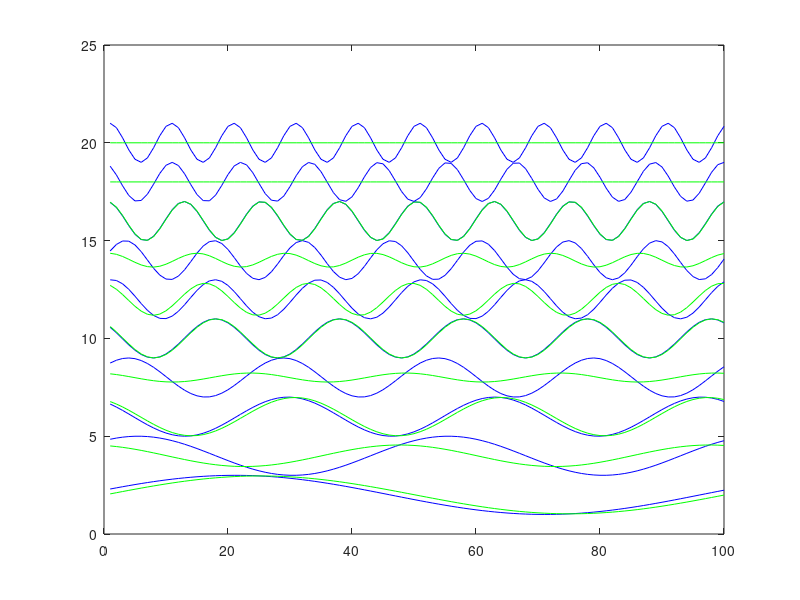

The MATLAB source for this figure:
  function test_vec;
      M = 10; N = 100; Rdr = 8;
      for m = 1:M,
          vec(m,:) = 2*m+sin(2*m*pi*[1:N]/N + pi*rand);
      end
      [optWts fitdVec avgMSEdb] = vecContFit(vec,Rdr,'sin');
      for m = 1:M,
          plot(vec(m,:),'b'); hold on;
          plot(fitdVec(m,:),'g');
      end
  end
%---------------------------------------------------------------
% Function to fit a chosen bases to the given contours of
% LP parameter estimation; the least squares formulation is 
% used. A fixed dimension vector contour is input and the
% same set of bases are fitted to each of the vector component 
% contours. 
% The function returns optimum basis weights for each of the 
% vector component contours and mse measure of goodness of fit.
%--------------------------------------------------------------------------
  function [optWts fitdVec avgMSEdb] = vecContFit(parVec,basisRdr,type);
%--------------------------------------------------------------------------

      [vecDim contL] = size(parVec);     % each row is a contour
      flag = 1;                 % for one time random phases

% construct basis functions

      if ~isempty(strfind(type,'leg')),
          if (basisRdr>5), disp('Legendre polRdr > 5!'); return; end
          legPol(1,:) = ones(1,contL);
          legPol(2,:) = [-contL/2:(contL/2-1)]*2/contL;
          legPol(3,:) = (3*legPol(2,:).^2 - 1)/2;
          legPol(4,:) = (5*legPol(2,:).^3 - 3*legPol(2,:))/2;
          legPol(5,:) = (35*legPol(2,:).^4 - 30*legPol(2,:).^2 + 3)/8;
          legPol(6,:) = (63*legPol(2,:).^5 - 70*legPol(2,:).^3 + 15*legPol(2,:))/8;
          
          for i = 1:basisRdr+1,
              bases(i,:) = legPol(i,:);
          end
      else
          if (flag),            % one time randomized phases
              randPhase = [0 rand(1,basisRdr)*2*pi];
              flag = 0;
          end
          for i = 0:basisRdr,   % polynomial bases upto basisRdr
              if ~isempty(strfind(type,'pol')), 
                  bases(i+1,:) = ([0:contL-1]/contL).^i; % polynomial bases
              end
              if ~isempty(strfind(type,'sin')), 
                  bases(i+1,:) = cos((i*2*pi*[0:contL-1]/contL) + randPhase(i+1)); % sinusoidal bases
              end               % with random phase
          end
      end
      for i = 0:basisRdr,       % cross-product of bases for Phi matrix
          for j = 0:basisRdr,
              Phi(i+1,j+1) = bases(i+1,:)*bases(j+1,:)';
          end
      end
      Phi_block = kron(eye(vecDim),Phi);
      
% all dimension contours are fitted jointly but separate weights for each 

      for i = 1:vecDim,
          tmp = (i-1)*(basisRdr+1);
          for j = 0:basisRdr,   % signal-bases correlation vector Psi
              Psi_tall(tmp+j+1) = parVec(i,:)*bases(j+1,:)';
          end
      end

      optWts_tall = Phi_block \ Psi_tall';
          
      for i = 1:vecDim,
          fitdVec(i,:) = zeros(1,contL);
          tmp = (i-1)*(basisRdr+1);
          for j = 0:basisRdr,
              fitdVec(i,:) = fitdVec(i,:)+optWts_tall(tmp+j+1)*bases(j+1,:);
          end
          errCont = parVec(i,:)-fitdVec(i,:);
          mse(i) = errCont*errCont';
          vecPwr(i) = parVec(i,:)*parVec(i,:)';
          mseDB(i) = 10*log10(mse(i)/vecPwr(i));
          optWts(i,:) = optWts_tall(tmp+1:tmp+basisRdr+1);
      end
      avgMSEdb = sum(mseDB)/vecDim;

      return
  end
%----------------------------------------------------------
